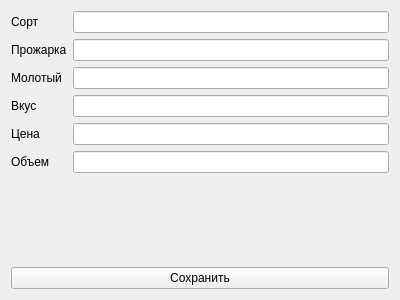
<?xml version="1.0" encoding="UTF-8"?>
<ui version="4.0">
 <class>Form</class>
 <widget class="QWidget" name="Form">
  <property name="geometry">
   <rect>
    <x>0</x>
    <y>0</y>
    <width>400</width>
    <height>300</height>
   </rect>
  </property>
  <property name="windowTitle">
   <string>Form</string>
  </property>
  <property name="autoFillBackground">
   <bool>true</bool>
  </property>
  <layout class="QVBoxLayout" name="verticalLayout">
   <item>
    <layout class="QFormLayout" name="formLayout">
     <item row="0" column="0">
      <widget class="QLabel" name="label">
       <property name="text">
        <string>Сорт</string>
       </property>
      </widget>
     </item>
     <item row="0" column="1">
      <widget class="QLineEdit" name="sort_name"/>
     </item>
     <item row="1" column="0">
      <widget class="QLabel" name="label_2">
       <property name="text">
        <string>Прожарка</string>
       </property>
      </widget>
     </item>
     <item row="1" column="1">
      <widget class="QLineEdit" name="roasting"/>
     </item>
     <item row="2" column="0">
      <widget class="QLabel" name="label_4">
       <property name="text">
        <string>Молотый</string>
       </property>
      </widget>
     </item>
     <item row="2" column="1">
      <widget class="QLineEdit" name="milled"/>
     </item>
     <item row="3" column="0">
      <widget class="QLabel" name="label_5">
       <property name="text">
        <string>Вкус</string>
       </property>
      </widget>
     </item>
     <item row="3" column="1">
      <widget class="QLineEdit" name="taste"/>
     </item>
     <item row="4" column="0">
      <widget class="QLabel" name="label_3">
       <property name="text">
        <string>Цена</string>
       </property>
      </widget>
     </item>
     <item row="4" column="1">
      <widget class="QLineEdit" name="price"/>
     </item>
     <item row="5" column="0">
      <widget class="QLabel" name="label_6">
       <property name="text">
        <string>Объем</string>
       </property>
      </widget>
     </item>
     <item row="5" column="1">
      <widget class="QLineEdit" name="volume"/>
     </item>
    </layout>
   </item>
   <item>
    <widget class="QPushButton" name="save">
     <property name="text">
      <string>Сохранить</string>
     </property>
    </widget>
   </item>
  </layout>
 </widget>
 <resources/>
 <connections/>
</ui>
